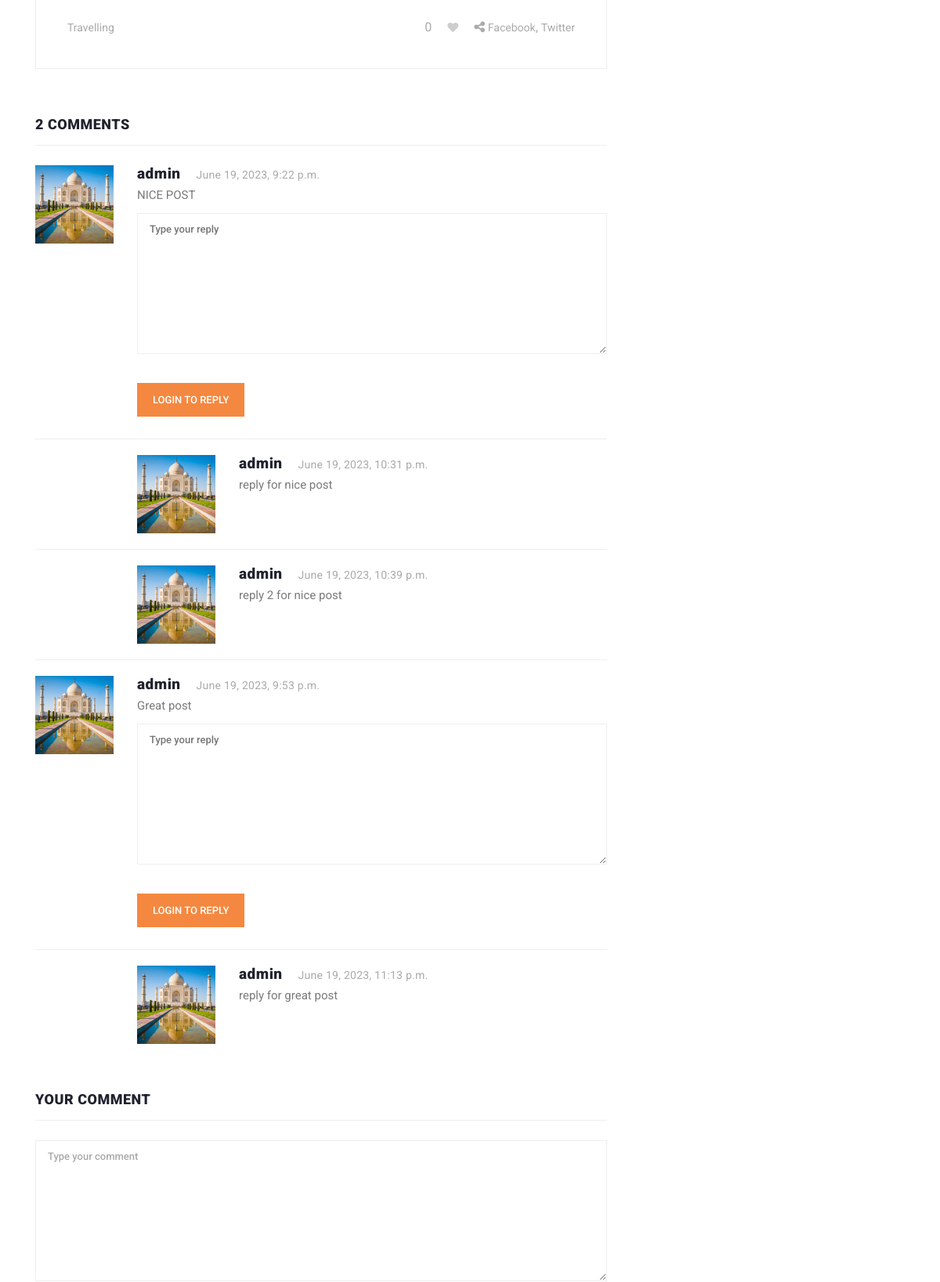
The app's page /blog/a-world-tour/ (middle part), older data.
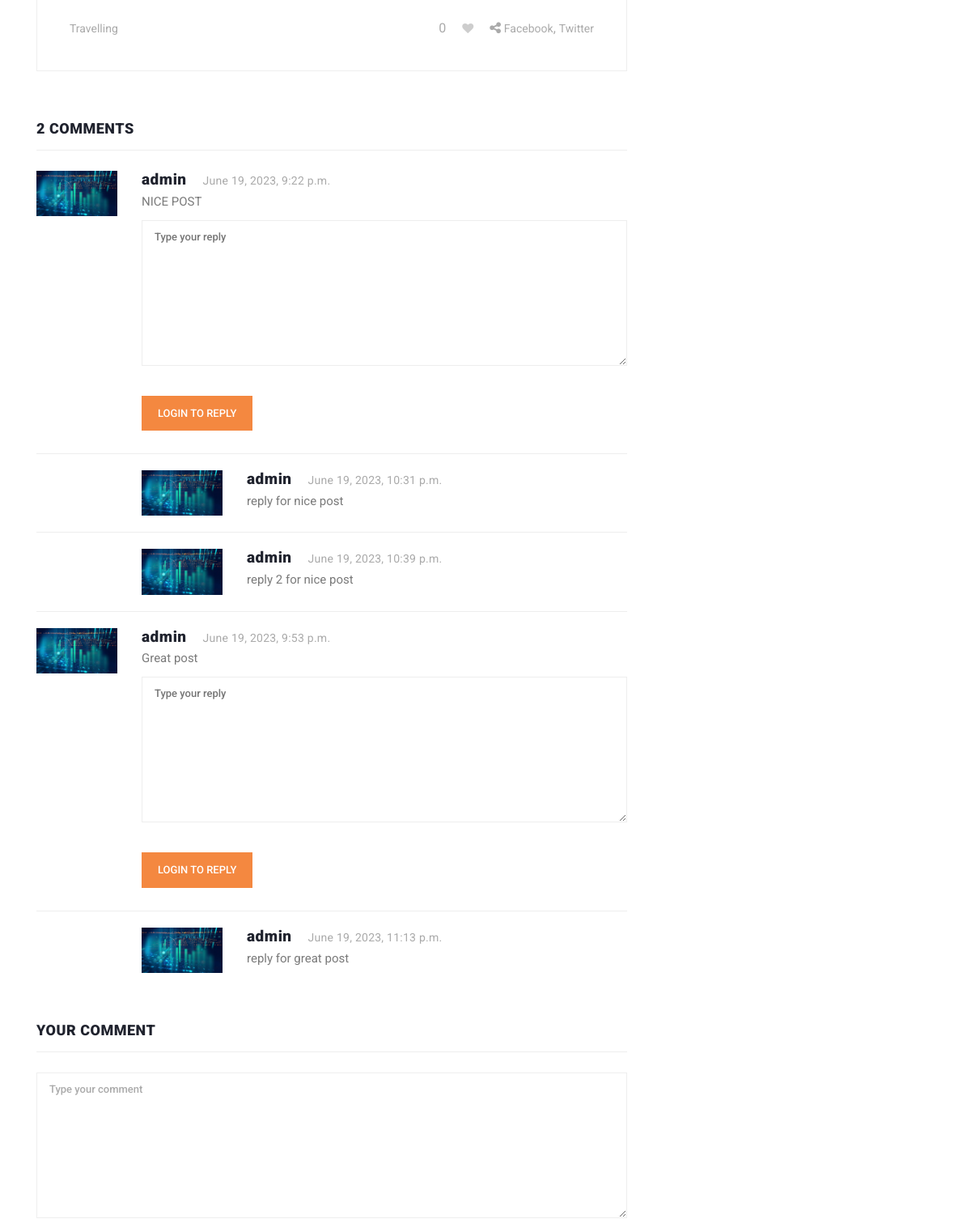
The same page, newer data.
### blog/models.py (models this page shows, shortened)
class Tag(models.Model):
    title = models.CharField(max_length=150)
    slug = models.SlugField(null=True, blank=True)
    created_date = models.DateField(auto_now_add=True)

class Blog(models.Model):
    user = models.ForeignKey(
        User,
        related_name='user_blogs',
        on_delete=models.CASCADE
    )
    category = models.ForeignKey(
        Category,
        related_name='category_blogs',
        on_delete=models.CASCADE
    )
    tags = models.ManyToManyField(
        Tag,
        related_name='tag_blogs',
        blank=True
    )
    likes = models.ManyToManyField(
        User,
        related_name='user_likes',
        blank=True
    )
    title = models.CharField(
        max_length=250
    )
    slug = models.SlugField(null=True, blank=True)
    banner = models.ImageField(upload_to='blog_banners')
    description = models.TextField()
    created_date = models.DateField(auto_now_add=True)

class Comment(models.Model):
    user = models.ForeignKey(
        User,
        related_name='user_comments',
        on_delete=models.CASCADE
    )
    blog = models.ForeignKey(
        Blog,
        related_name='blog_comments',
        on_delete=models.CASCADE
    )
    text = models.TextField()
    created_date = models.DateTimeField(auto_now_add=True)

class Reply(models.Model):
    user = models.ForeignKey(
        User,
        related_name='user_replies',
        on_delete=models.CASCADE
    )
    comment = models.ForeignKey(
        Comment,
        related_name='comment_replies',
        on_delete=models.CASCADE
    )
    text = models.TextField()
    created_date = models.DateTimeField(auto_now_add=True)

### user_profile/models.py (models this page shows, shortened)
class User(AbstractUser):
    email = models.EmailField(
        max_length=150,
        unique=True,
        error_messages={
            "unique": "The email must be unique"
        }
    )
    profile_image = models.ImageField(
        null=True,
        blank=True,
        upload_to="profile_images"
    )
    REQUIRED_FIELDS = ["email"]
    objects = CustomUserManager()
    def get_profile_picture(self):
        url = ""
        try:
            url = self.profile_image.url
        except:
            url = ""
        return url

### blog/views.py (the view, shortened to what this page needs)
# urls.py: path('blog/<str:slug>/', blog_details, name='blog_details'),
def blog_details(request, slug):
    form = TextForm()
    blog = get_object_or_404(Blog, slug=slug)
    category = Category.objects.get(id=blog.category.id)
    related_blogs = category.category_blogs.all()
    tags = Tag.objects.order_by('-created_date')[:5]
    liked_by = request.user in blog.likes.all()
    context = {
        "blog": blog,
        "related_blogs": related_blogs,
        "tags": tags,
        "form": form,
        "liked_by": liked_by
    }
    return render(request, 'blog_details.html', context)

### templates/blog_details.html (shortened to what this page needs)
{% extends 'base.html' %}
{% load static %}
{% block content %}
<section class="blog-posts grid-system">
    <div class="container">
        <div class="row">
            <div class="col-lg-8">
                <div class="all-blog-posts">
                    <div class="row">
                        <div class="col-lg-12">
                            <div class="blog-post">
                                <div class="down-content">
                                    <div class="post-options">
                                        <div class="row">
                                            <div class="col-6">
                                                <ul class="post-tags">
                                                    {% if blog.tags.all.count > 0 %}
                                                    {% for tag in blog.tags.all %}
                                                    <li><a href="{% url 'tag_blogs' tag.slug %}">{{tag.title}}</a></li>
                                                    {% endfor %}
                                                    {% else %}
                                                    None
                                                    {% endif %}
                                                </ul>
                                            </div>
                                            {% if request.user.is_authenticated %}
                                            <div class="col-6">
                                                <ul class="post-share">
                                                    <li id="like-count">{{blog.likes.count}}</li>
                                                    {% if liked_by %}
                                                    <li class="pl-3 pr-3"><a href="javascript:void(0);"><i
                                                                id="like-icon" data-blog="{{blog.id}}"
                                                                class="fa fa-heart"></i></a>
                                                    </li>
                                                    {% else %}
                                                    <li class="pl-3 pr-3"><a href="javascript:void(0);"><i
                                                                id="like-icon" data-blog="{{blog.id}}"
                                                                class="fa fa-heart empty-heart"></i></a>
                                                    </li>
                                                    {% endif %}
                                                    <li><i class="fa fa-share-alt"></i></li>
                                                    <li><a href="#">Facebook</a>,</li>
                                                    <li><a href="#"> Twitter</a></li>
                                                </ul>
                                            </div>
                                            {% else %}
                                            <div class="col-6">
                                                <ul class="post-share">
                                                    <li id="like-count">{{blog.likes.count}}</li>
                                                    {% if liked_by %}
                                                    <li class="pl-3 pr-3"><a href="{% url 'login' %}"><i
                                                                class="fa fa-heart"></i></a>
                                                    </li>
                                                    {% else %}
                                                    <li class="pl-3 pr-3"><a href="{% url 'login' %}"><i
                                                                class="fa fa-heart empty-heart"></i></a>
                                                    </li>
                                                    {% endif %}
                                                    <li><i class="fa fa-share-alt"></i></li>
                                                    <li><a href="#">Facebook</a>,</li>
                                                    <li><a href="#"> Twitter</a></li>
                                                </ul>
                                            </div>
                                            {% endif %}
                                        </div>
                                    </div>
                                </div>
                            </div>
                        </div>
                        <div class="col-lg-12">
                            <div class="sidebar-item comments">
                                <div class="sidebar-heading">
                                    <h2>{{blog.blog_comments.count}} Comments</h2>
                                </div>
                                <div class="content">
                                    <ul class="d-flex flex-column">
                                        {% for comment in blog.blog_comments.all %}
                                        <li>
                                            <div class="author-thumb">
                                                <img src="{{comment.user.get_profile_picture}}" alt="">
                                            </div>
                                            <div class="right-content">
                                                <h4>{{comment.user.username}}<span>{{comment.created_date}}</span></h4>
                                                <p>{{comment.text}}</p>
                                                <form class="submit-reply my-2" id="comment"
                                                    action="{% url 'add_reply' blog.id comment.id %}" method="POST">
                                                    <div class="row">
                                                        <div class="col-lg-12">
                                                            <fieldset>
                                                                <textarea name="text" rows="2" cols="100" id="message"
                                                                    placeholder="Type your reply"
                                                                    required=""></textarea>
                                                            </fieldset>
                                                        </div>
                                                        <div class="col-lg-12">
                                                            <fieldset>
                                                                {% if request.user.is_authenticated %}
                                                                <button type="submit" id="form-submit"
                                                                    class="main-button reply-button">Reply</button>
                                                                {% else %}
                                                                <a href="{% url 'login' %}" id="form-submit"
                                                                    class="main-button reply-button ">Login
                                                                    to reply</a>
                                                                {% endif %}
                                                            </fieldset>
                                                        </div>
                                                    </div>
                                                </form>
                                            </div>
                                        </li>
                                        {% for reply in comment.comment_replies.all %}
                                        <li class="replied">
                                            <div class="author-thumb">
                                                <img src="{{reply.user.get_profile_picture}}" alt="">
                                            </div>
                                            <div class="right-content">
                                                <h4>{{reply.user.username}}<span>{{reply.created_date}}</span></h4>
                                                <p>{{reply.text}}</p>
                                            </div>
                                        </li>
                                        {% endfor %}
                                        {% endfor %}
                                    </ul>
                                </div>
                            </div>
                        </div>
                        <div class="col-lg-12">
                            <div class="sidebar-item submit-comment">
                                <div class="sidebar-heading">
                                    <h2>Your comment</h2>
                                </div>
                                <div class="content">
                                    <form id="comment" action="{% url 'blog_details' blog.slug %}" method="POST">
                                        <div class="row">
                                            <div class="col-lg-12">
                                                <fieldset>
                                                    <textarea name="text" rows="6" id="message"
                                                        placeholder="Type your comment" required=""></textarea>
                                                </fieldset>
                                            </div>
                                        </div>
                                    </form>
                                </div>
                            </div>
                        </div>
                    </div>
                </div>
            </div>
            <div class="col-lg-4">
            </div>
        </div>
    </div>
</section>
{% endblock content %}

### templates/base.html (shortened to what this page needs)
<!DOCTYPE html>
<html lang="en">
<head>
    {% load static %}
    <link href="{% static 'vendor/bootstrap/css/bootstrap.min.css' %}" rel="stylesheet">
    <link rel="stylesheet" href="{% static 'css/fontawesome.css' %}">
    <link rel="stylesheet" href="{% static 'css/templatemo-stand-blog.css' %}">
    <link rel="stylesheet" href="{% static 'css/owl.css' %}">
    <link rel="stylesheet" href="{% static 'css/main.css' %}">
</head>
<body>
    {% block content %}
    {% endblock content %}
</body>
</html>

### templates/scripts.html (shortened to what this page needs)
{% load static %}

Row changes from the older to the newer data that the page shows:
changed through a linked row, Comment "NICE POST": user.get_profile_picture: a different picture
changed through a linked row, Reply "reply for nice post": user.get_profile_picture: a different picture
changed through a linked row, Reply "reply 2 for nice post": user.get_profile_picture: a different picture
changed through a linked row, Comment "Great post": user.get_profile_picture: a different picture
changed through a linked row, Reply "reply for great post": user.get_profile_picture: a different picture
